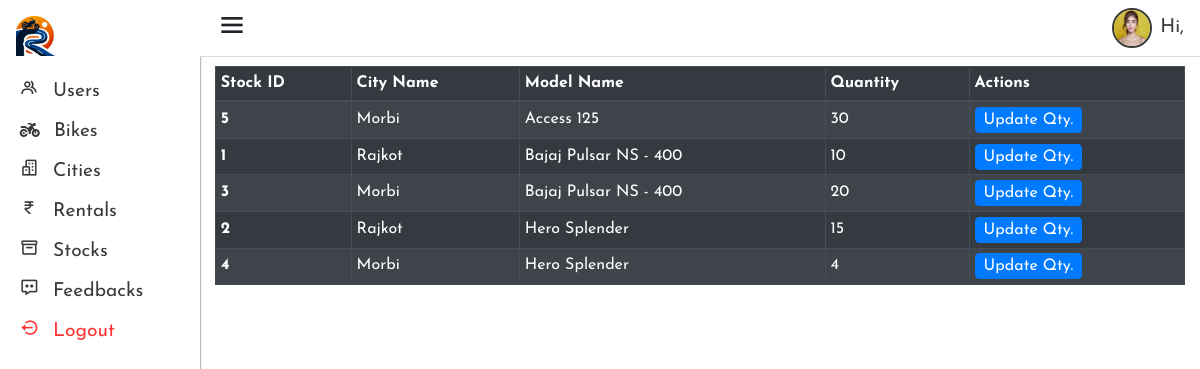
/admin/view_stocks.php, run on the app's committed database.
### tables this page shows
CREATE TABLE `bike_stocks` (
  `stock_id` int(11) NOT NULL,
  `model_id` int(11) DEFAULT NULL,
  `city_id` int(11) DEFAULT NULL,
  `quantity` int(11) NOT NULL
);

CREATE TABLE `cities` (
  `city_id` int(11) NOT NULL,
  `city_name` varchar(50) NOT NULL,
  `pincode` varchar(6) NOT NULL,
  `pick_drop_loc` varchar(50) NOT NULL
);

CREATE TABLE `bike_models` (
  `model_id` int(11) NOT NULL,
  `model_name` varchar(50) NOT NULL,
  `bike_img` varchar(100) NOT NULL,
  `vehicle_type` enum('Scooter','Motorcycle') NOT NULL,
  `transmission_type` enum('Gear','Gearless') NOT NULL,
  `fuel_type` enum('Petrol','E-bike','Diesel') NOT NULL,
  `rental_rate` decimal(10,2) NOT NULL,
  `late_fee_rate` decimal(10,2) NOT NULL
);

### admin/retrieve_stocks.php (called while the page is built)
<?php
    include '../config.php';
    function retrieve_stocks(){
        global $connection;
        $get_stocks_query = "SELECT stock_id, bm.model_id, model_name, c.city_id, city_name, quantity FROM bike_models as bm
        INNER JOIN bike_stocks as bs ON bm.model_id = bs.model_id
        INNER JOIN cities as c ON bs.city_id = c.city_id;
        ";
        $result = mysqli_query($connection, $get_stocks_query);
        $stocks = [];
        if($result && mysqli_num_rows($result) > 0){
            while($row = mysqli_fetch_assoc($result)){
                $stocks[] = $row;
            }
        }
        return $stocks;
    }
?>

### admin/view_stocks.php (the view, shortened to what this page needs)
<?php
include 'includes/header.inc.php';
include 'retrieve_stocks.php';
$stocks = retrieve_stocks();
?>
<div class="container-fluid">
  <table class="table table-dark table-striped table-bordered table-sm table-responsive-lg">
    <thead>
      <tr>
        <th scope="col">Stock ID</th>
        <th scope="col">City Name</th>
        <th scope="col">Model Name</th>
        <th scope="col">Quantity</th>
        <th scope="col">Actions</th>
      </tr>
    </thead>
    <tbody>
      <?php if (!empty($stocks)): ?>
        <?php foreach ($stocks as $stock): ?>
          <tr>
            <th><?php echo $stock['stock_id']; ?></th>
            <td><?php echo $stock['city_name']; ?></td>
            <td><?php echo $stock['model_name']; ?></td>
            <td><?php echo $stock['quantity']; ?></td>
            <td>
              <button type="submit" class="update_btn btn btn-primary px-2 p-0">Update Qty.</button>
            </td>
          </tr>
        <?php endforeach; ?>
      <?php else: ?>
        <tr>
          <td colspan="10">No stocks Found!!</td>
        </tr>
      <?php endif; ?>
    </tbody>
  </table>
</div>
<?php
include 'includes/footer.inc.php';
?>

### admin/css/header.css (style rules this page uses)
* { margin: 0; padding: 0; box-sizing: border-box; }
body { font-family: "Josefin Sans", sans-serif; }
:root { --clr-brand-blue : rgb(0, 116, 217); --clr-brand-black : rgb(58,58,58); font-size: 16px; }

### data on the page
bike_stocks: stock_id "5", city.city_name "Morbi", model.model_name "Access 125", quantity "30"
bike_stocks: stock_id "1", city.city_name "Rajkot", model.model_name "Bajaj Pulsar NS - 400", quantity "10"
bike_stocks: stock_id "3", city.city_name "Morbi", model.model_name "Bajaj Pulsar NS - 400", quantity "20"
bike_stocks: stock_id "2", city.city_name "Rajkot", model.model_name "Hero Splender", quantity "15"
bike_stocks: stock_id "4", city.city_name "Morbi", model.model_name "Hero Splender", quantity "4"
